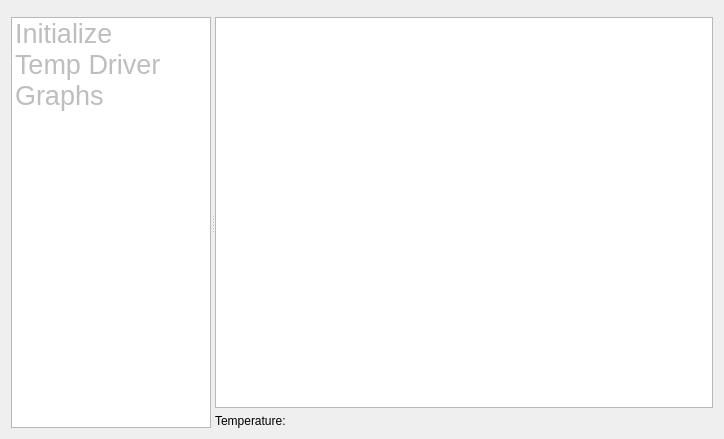
<?xml version="1.0" encoding="UTF-8"?>
<ui version="4.0">
 <class>MainWindow</class>
 <widget class="QWidget" name="MainWindow">
  <property name="geometry">
   <rect>
    <x>0</x>
    <y>0</y>
    <width>724</width>
    <height>439</height>
   </rect>
  </property>
  <property name="windowTitle">
   <string>cu-tempmeasurer</string>
  </property>
  <layout class="QVBoxLayout" name="verticalLayout_10">
   <item>
    <widget class="QWidget" name="wTitle" native="true"/>
   </item>
   <item>
    <widget class="QSplitter" name="splitter">
     <property name="orientation">
      <enum>Qt::Horizontal</enum>
     </property>
     <widget class="QListWidget" name="lwActions">
      <property name="maximumSize">
       <size>
        <width>200</width>
        <height>16777215</height>
       </size>
      </property>
      <item>
       <property name="text">
        <string>Initialize</string>
       </property>
       <property name="font">
        <font>
         <pointsize>20</pointsize>
        </font>
       </property>
       <property name="flags">
        <set>ItemIsSelectable</set>
       </property>
      </item>
      <item>
       <property name="text">
        <string>Temp Driver</string>
       </property>
       <property name="font">
        <font>
         <pointsize>20</pointsize>
        </font>
       </property>
       <property name="flags">
        <set>ItemIsSelectable</set>
       </property>
      </item>
      <item>
       <property name="text">
        <string>Graphs</string>
       </property>
       <property name="font">
        <font>
         <pointsize>20</pointsize>
        </font>
       </property>
       <property name="flags">
        <set>ItemIsSelectable</set>
       </property>
      </item>
     </widget>
     <widget class="QStackedWidget" name="stackedWidget">
      <property name="enabled">
       <bool>true</bool>
      </property>
      <property name="currentIndex">
       <number>2</number>
      </property>
      <widget class="QWidget" name="pInitialize">
       <layout class="QVBoxLayout" name="verticalLayout">
        <item>
         <layout class="QHBoxLayout" name="horizontalLayout_2">
          <item>
           <layout class="QFormLayout" name="formLayout">
            <item row="0" column="0">
             <widget class="QLabel" name="lAddress">
              <property name="styleSheet">
               <string notr="true">font: 12pt &quot;MS Shell Dlg 2&quot;;</string>
              </property>
              <property name="text">
               <string>TcpIp address:</string>
              </property>
             </widget>
            </item>
            <item row="0" column="1">
             <widget class="QComboBox" name="cbTcpIpAddress">
              <property name="minimumSize">
               <size>
                <width>0</width>
                <height>0</height>
               </size>
              </property>
              <property name="styleSheet">
               <string notr="true">font: 12pt &quot;MS Shell Dlg 2&quot;;</string>
              </property>
             </widget>
            </item>
            <item row="1" column="0">
             <widget class="QLabel" name="label_10">
              <property name="styleSheet">
               <string notr="true">font: 12pt &quot;MS Shell Dlg 2&quot;;</string>
              </property>
              <property name="text">
               <string>Device address:</string>
              </property>
             </widget>
            </item>
            <item row="1" column="1">
             <widget class="QSpinBox" name="sbDeviceAddress">
              <property name="minimumSize">
               <size>
                <width>0</width>
                <height>0</height>
               </size>
              </property>
              <property name="styleSheet">
               <string notr="true">font: 12pt &quot;MS Shell Dlg 2&quot;;</string>
              </property>
              <property name="maximum">
               <number>31</number>
              </property>
             </widget>
            </item>
           </layout>
          </item>
          <item>
           <widget class="QPushButton" name="pbInitialize">
            <property name="minimumSize">
             <size>
              <width>0</width>
              <height>60</height>
             </size>
            </property>
            <property name="maximumSize">
             <size>
              <width>100</width>
              <height>16777215</height>
             </size>
            </property>
            <property name="styleSheet">
             <string notr="true">font: 12pt &quot;MS Shell Dlg 2&quot;;</string>
            </property>
            <property name="text">
             <string>Initialize</string>
            </property>
           </widget>
          </item>
         </layout>
        </item>
        <item>
         <widget class="QLabel" name="lbStatus">
          <property name="font">
           <font>
            <pointsize>12</pointsize>
           </font>
          </property>
          <property name="text">
           <string>Status:</string>
          </property>
          <property name="textInteractionFlags">
           <set>Qt::LinksAccessibleByMouse|Qt::TextSelectableByMouse</set>
          </property>
         </widget>
        </item>
        <item>
         <spacer name="verticalSpacer">
          <property name="orientation">
           <enum>Qt::Vertical</enum>
          </property>
          <property name="sizeHint" stdset="0">
           <size>
            <width>20</width>
            <height>334</height>
           </size>
          </property>
         </spacer>
        </item>
       </layout>
      </widget>
      <widget class="QWidget" name="pTempDriver">
       <layout class="QVBoxLayout" name="verticalLayout_4">
        <property name="leftMargin">
         <number>0</number>
        </property>
        <property name="topMargin">
         <number>0</number>
        </property>
        <property name="rightMargin">
         <number>0</number>
        </property>
        <property name="bottomMargin">
         <number>0</number>
        </property>
        <item>
         <widget class="QLabel" name="lbData">
          <property name="styleSheet">
           <string notr="true">font: 18pt &quot;MS Shell Dlg 2&quot;;</string>
          </property>
          <property name="text">
           <string/>
          </property>
          <property name="textFormat">
           <enum>Qt::AutoText</enum>
          </property>
          <property name="scaledContents">
           <bool>false</bool>
          </property>
          <property name="alignment">
           <set>Qt::AlignLeading|Qt::AlignLeft|Qt::AlignVCenter</set>
          </property>
          <property name="margin">
           <number>0</number>
          </property>
          <property name="indent">
           <number>-1</number>
          </property>
         </widget>
        </item>
        <item>
         <widget class="QCheckBox" name="cbConnection">
          <property name="styleSheet">
           <string notr="true">font: 12pt &quot;MS Shell Dlg 2&quot;;</string>
          </property>
          <property name="text">
           <string>Connected</string>
          </property>
         </widget>
        </item>
        <item>
         <spacer name="verticalSpacer_2">
          <property name="orientation">
           <enum>Qt::Vertical</enum>
          </property>
          <property name="sizeHint" stdset="0">
           <size>
            <width>20</width>
            <height>117</height>
           </size>
          </property>
         </spacer>
        </item>
       </layout>
      </widget>
      <widget class="QWidget" name="pMeasurer">
       <layout class="QVBoxLayout" name="verticalLayout_2">
        <property name="leftMargin">
         <number>0</number>
        </property>
        <property name="topMargin">
         <number>0</number>
        </property>
        <property name="rightMargin">
         <number>0</number>
        </property>
        <property name="bottomMargin">
         <number>0</number>
        </property>
        <item>
         <widget class="QChartView" name="chTemperature"/>
        </item>
        <item>
         <widget class="QLabel" name="lbTempStatus">
          <property name="maximumSize">
           <size>
            <width>16777215</width>
            <height>20</height>
           </size>
          </property>
          <property name="styleSheet">
           <string notr="true">font: 12pt &quot;MS Shell Dlg 2&quot;;</string>
          </property>
          <property name="text">
           <string>Temperature:</string>
          </property>
         </widget>
        </item>
       </layout>
      </widget>
     </widget>
    </widget>
   </item>
  </layout>
 </widget>
 <layoutdefault spacing="6" margin="11"/>
 <customwidgets>
  <customwidget>
   <class>QChartView</class>
   <extends>QGraphicsView</extends>
   <header location="global">qchartview.h</header>
  </customwidget>
 </customwidgets>
 <tabstops>
  <tabstop>lwActions</tabstop>
  <tabstop>cbTcpIpAddress</tabstop>
  <tabstop>sbDeviceAddress</tabstop>
  <tabstop>pbInitialize</tabstop>
  <tabstop>cbConnection</tabstop>
 </tabstops>
 <resources/>
 <connections>
  <connection>
   <sender>lwActions</sender>
   <signal>currentRowChanged(int)</signal>
   <receiver>stackedWidget</receiver>
   <slot>setCurrentIndex(int)</slot>
   <hints>
    <hint type="sourcelabel">
     <x>124</x>
     <y>250</y>
    </hint>
    <hint type="destinationlabel">
     <x>283</x>
     <y>261</y>
    </hint>
   </hints>
  </connection>
 </connections>
</ui>
